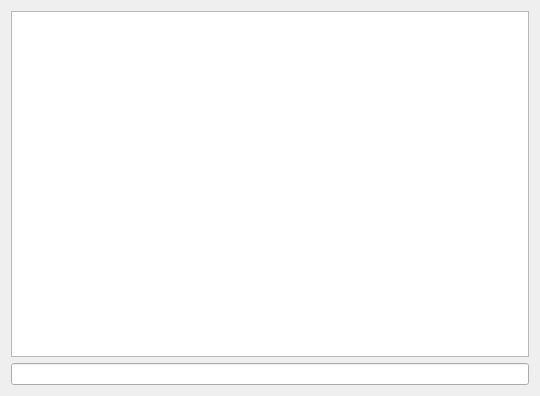
<?xml version="1.0" encoding="UTF-8"?>
<ui version="4.0">
 <class>DebugForm</class>
 <widget class="QWidget" name="DebugForm">
  <property name="geometry">
   <rect>
    <x>0</x>
    <y>0</y>
    <width>540</width>
    <height>396</height>
   </rect>
  </property>
  <property name="windowTitle">
   <string>Form</string>
  </property>
  <layout class="QVBoxLayout" name="verticalLayout">
   <item>
    <widget class="QTextEdit" name="outputTextEdit">
     <property name="undoRedoEnabled">
      <bool>false</bool>
     </property>
     <property name="readOnly">
      <bool>true</bool>
     </property>
     <property name="acceptRichText">
      <bool>false</bool>
     </property>
    </widget>
   </item>
   <item>
    <widget class="QLineEdit" name="inputLineEdit"/>
   </item>
  </layout>
 </widget>
 <resources/>
 <connections/>
</ui>
